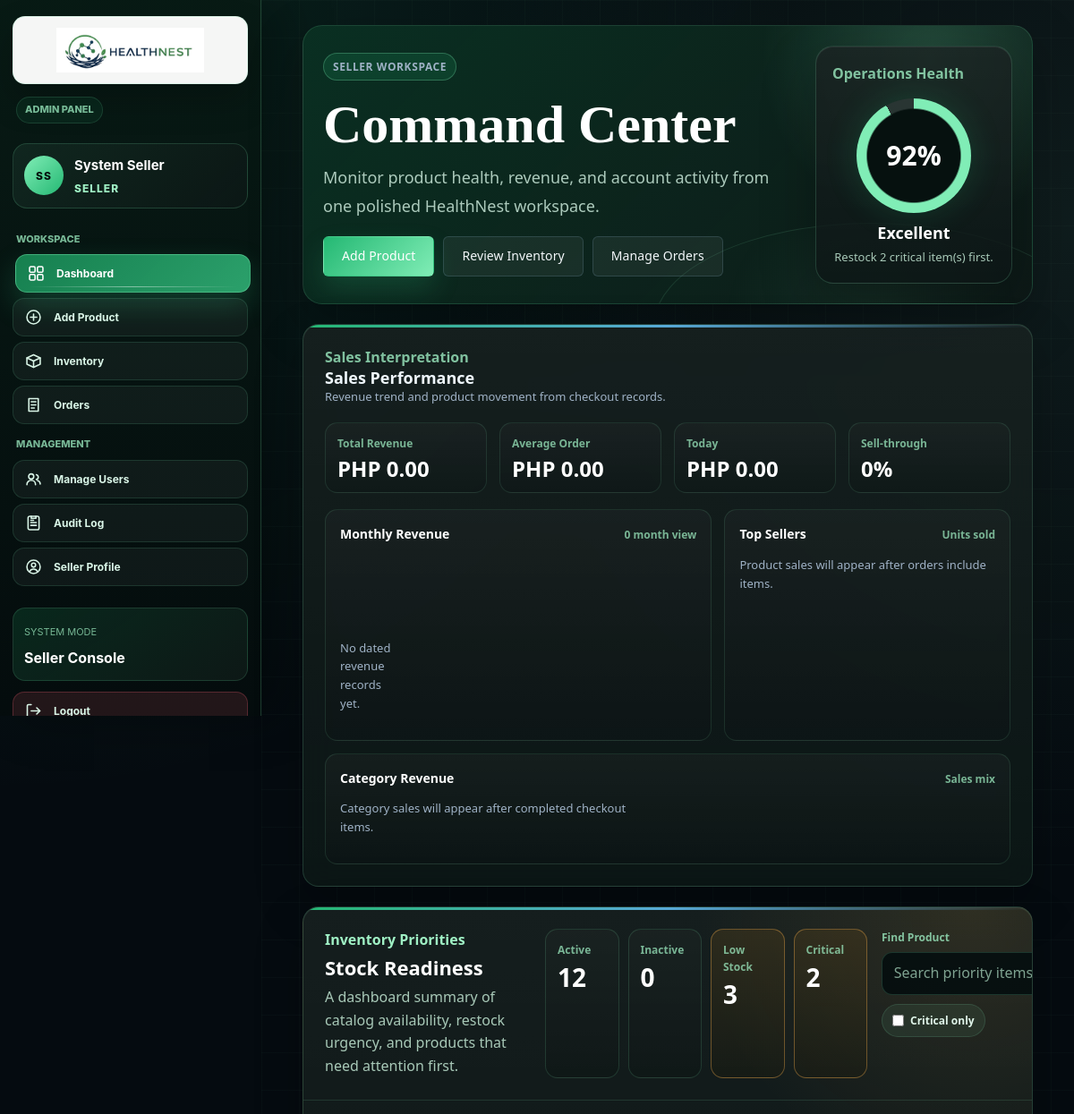
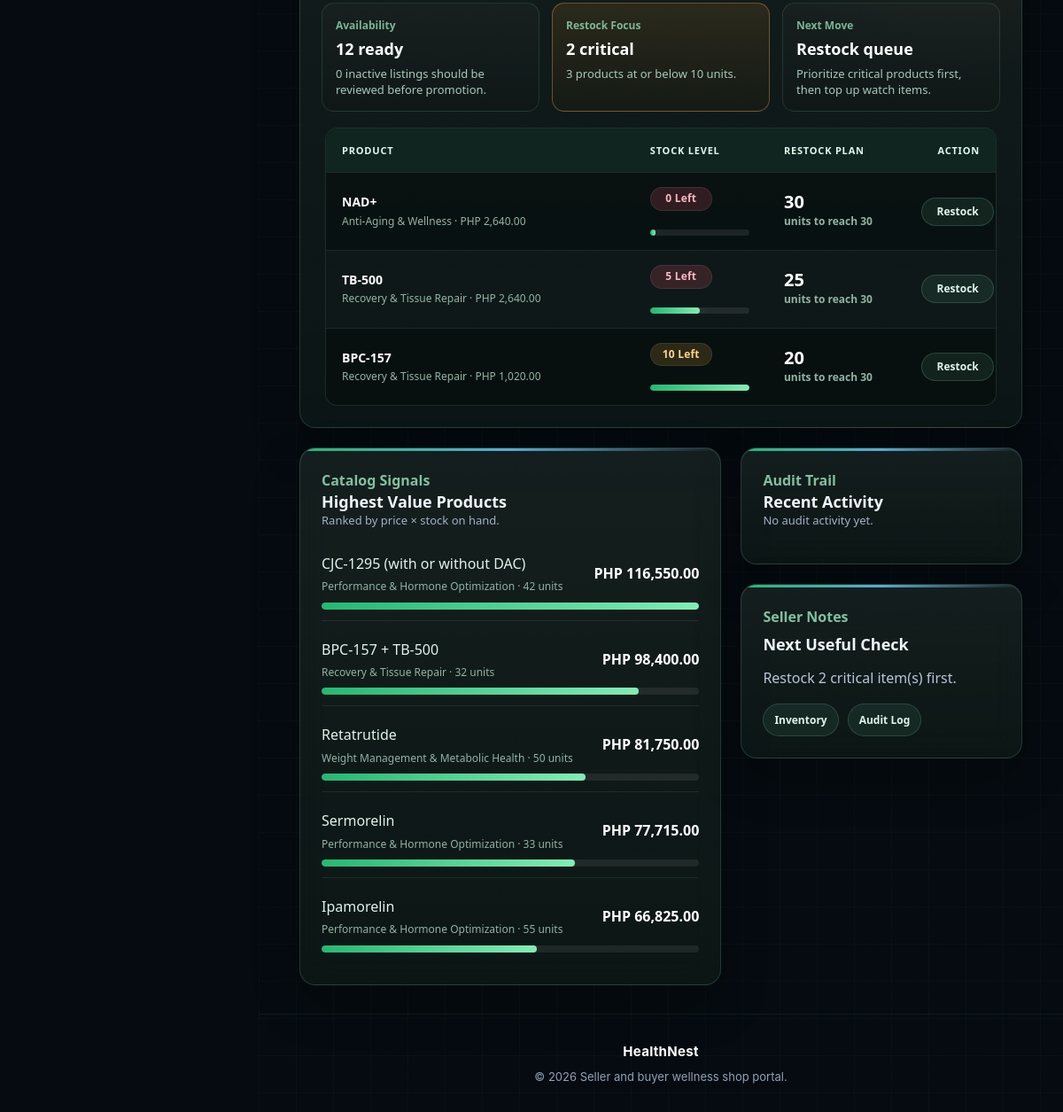
The app's page /seller_dashboard.php (signed in) with its own data (2 pictures, top to bottom).
### tables this page shows
CREATE TABLE `tblaccount` (
  `id` int(11) NOT NULL,
  `firstname` varchar(50) DEFAULT NULL,
  `middlename` varchar(50) DEFAULT NULL,
  `lastname` varchar(50) DEFAULT NULL,
  `email` varchar(100) DEFAULT NULL,
  `password` varchar(255) DEFAULT NULL,
  `address` varchar(200) DEFAULT NULL,
  `contact` varchar(20) DEFAULT NULL,
  `birthdate` date DEFAULT NULL,
  `level` varchar(20) DEFAULT NULL,
  `status` varchar(20) DEFAULT NULL,
  `image` varchar(100) DEFAULT NULL,
  `created_at` date DEFAULT NULL
);

CREATE TABLE `products` (
  `product_id` int(5) NOT NULL,
  `category_id` int(5) DEFAULT NULL,
  `product_name` varchar(150) DEFAULT NULL,
  `description` varchar(255) DEFAULT NULL,
  `price` float DEFAULT NULL,
  `stock_quantity` int(11) DEFAULT NULL,
  `image` varchar(150) NOT NULL,
  `status` varchar(20) DEFAULT NULL,
  `created_at` date DEFAULT NULL
);

CREATE TABLE `categories` (
  `category_id` int(5) NOT NULL,
  `category_name` varchar(100) DEFAULT NULL,
  `description` varchar(255) DEFAULT NULL
);

### seller_dashboard.php (the view, shortened to what the rows shown need)
<?php
require_once __DIR__ . "/init.php";
$topProductsResult = mysqli_query($conn, "
    SELECT p.product_id, p.product_name, p.price, p.stock_quantity, c.category_name
    FROM products p
    LEFT JOIN categories c ON p.category_id = c.category_id
    ORDER BY (p.price * p.stock_quantity) DESC
    LIMIT 5
");
$topProducts = [];
$maxProductValue = 1;
if ($topProductsResult) {
    while ($productRow = mysqli_fetch_assoc($topProductsResult)) {
        $productRow["value"] = (float) $productRow["price"] * (int) $productRow["stock_quantity"];
        $topProducts[] = $productRow;
        $maxProductValue = max($maxProductValue, $productRow["value"]);
    }
}
$lowStockSql = "
    SELECT p.product_id, p.product_name, p.price, p.stock_quantity, p.status, c.category_name
    FROM products p
    LEFT JOIN categories c ON p.category_id = c.category_id
    WHERE p.stock_quantity <= 10
    ORDER BY p.stock_quantity ASC, p.product_name ASC
";
$lowStockResult = mysqli_query($conn, $lowStockSql);
require __DIR__ . "/header.php";
?>
<main class="page-main">
    <div class="seller-hero seller-dashboard-hero">
        <div>
            <h1>Command Center</h1>
        </div>
    </div>
    <div class="seller-workbench-grid">
        <div class="seller-main-column">
            <div class="table-card low-stock-card">
                <div class="table-wrap">
                <table id="lowStockTable" class="inventory-watch-table" border="1" cellpadding="8" cellspacing="0">
                    <thead>
                        <tr>
                            <th>Product</th>
                            <th>Stock Level</th>
                            <th>Restock Plan</th>
                            <th>Action</th>
                        </tr>
                    </thead>
                    <tbody>
                    <?php if ($lowStockResult && mysqli_num_rows($lowStockResult) > 0): ?>
                        <?php while ($row = mysqli_fetch_assoc($lowStockResult)): ?>
                            <?php $stockPercent = max(6, min(100, round(((int) $row["stock_quantity"] / 10) * 100))); ?>
                            <?php $suggestedRestock = max(0, 30 - (int) $row["stock_quantity"]); ?>
                            <?php $stockSeverity = (int) $row["stock_quantity"] <= 5 ? "critical" : "watch"; ?>
                            <tr data-stock-severity="<?php echo e($stockSeverity); ?>">
                                <td class="watch-product-cell">
                                    <strong><?php echo e($row["product_name"]); ?></strong>
                                    <span><?php echo e($row["category_name"] ?? "Uncategorized"); ?> &middot; <?php echo formatPrice($row["price"]); ?></span>
                                </td>
                                <td class="watch-stock-cell">
                                    <span class="stock-badge <?php echo $stockSeverity === "critical" ? "stock-critical" : "stock-low"; ?>"><?php echo (int) $row["stock_quantity"]; ?> left</span>
                                    <div class="mini-meter"><i style="width: <?php echo $stockPercent; ?>%;"></i></div>
                                </td>
                                <td class="watch-restock-cell"><strong><?php echo $suggestedRestock; ?></strong><span>units to reach 30</span></td>
                                <td class="watch-action-cell"><a href="editproduct.php?id=<?php echo (int) $row["product_id"]; ?>">Restock</a></td>
                            </tr>
                        <?php endwhile; ?>
                    <?php else: ?>
                        <tr class="inventory-watch-empty-row">
                            <td colspan="4">No low stock products. Inventory is healthy.</td>
                        </tr>
                    <?php endif; ?>
                    </tbody>
                </table>
                </div>
            </div>
        </div>
    </div>
    <div class="seller-lower-grid">
        <section class="card seller-insights-card">
            <div class="bar-list value-product-list">
                <?php if (count($topProducts) > 0): ?>
                    <?php foreach ($topProducts as $productStat): ?>
                        <?php $barWidth = round(($productStat["value"] / $maxProductValue) * 100); ?>
                        <div class="bar-row">
                            <span>
                                <?php echo e($productStat["product_name"]); ?>
                                <em><?php echo e($productStat["category_name"] ?? "Uncategorized"); ?> &middot; <?php echo (int) $productStat["stock_quantity"]; ?> units</em>
                            </span>
                            <strong><?php echo formatPrice($productStat["value"]); ?></strong>
                            <div class="bar-track"><i style="width: <?php echo $barWidth; ?>%;"></i></div>
                        </div>
                    <?php endforeach; ?>
                <?php else: ?>
                    <p class="muted">No product value data yet.</p>
                <?php endif; ?>
            </div>
        </section>
    </div>
</main>
<?php require __DIR__ . "/footer.php"; ?>

### header.php (shortened to what the rows shown need)
<?php
require_once __DIR__ . "/init.php";
$user = isLoggedIn() ? currentUser($conn) : null;
$currentPage = basename($_SERVER["PHP_SELF"]);
$bodyClass = "page-" . str_replace(".php", "", $currentPage);
if ($user) {
    $bodyClass .= isAdmin() ? " seller-page has-sidebar" : " buyer-page";
}
$useSellerShell = $user && isAdmin();
$sidebarInitials = "S";
if ($useSellerShell) {
    $nameParts = preg_split('/\s+/', trim(accountFullName($user)));
    $nameParts = array_values(array_filter($nameParts));
    if (!empty($nameParts)) {
        $sidebarInitials = mb_strtoupper(mb_substr($nameParts[0], 0, 1));
        if (count($nameParts) > 1) {
            $sidebarInitials .= mb_strtoupper(mb_substr($nameParts[count($nameParts) - 1], 0, 1));
        }
    }
}
?>
<!DOCTYPE html>
<html lang="en">
<head>
    <link rel="stylesheet" href="asset/style.css?v=<?php echo filemtime(__DIR__ . "/asset/style.css"); ?>">
</head>
<body class="<?php echo e($bodyClass); ?>">
    <?php if ($useSellerShell): ?>
        <div class="app-shell">
            <aside class="sidebar">
                <div class="sidebar-top">
                    <a class="sidebar-brand" href="seller_dashboard.php">
                        <img src="asset/healthnest-logo.png" alt="HealthNest logo">
                    </a>
                    <span class="sidebar-kicker">Admin Panel</span>
                </div>
                <div class="sidebar-user">
                    <span class="sidebar-avatar"><?php echo e($sidebarInitials); ?></span>
                    <div class="sidebar-user-meta">
                        <strong><?php echo e(accountFullName($user)); ?></strong>
                        <span><?php echo e(accountLevelLabel($user["level"])); ?></span>
                    </div>
                </div>
                <nav class="sidebar-nav">
                    <span class="sidebar-section-label">Workspace</span>
                    <a class="<?php echo $currentPage === "seller_dashboard.php" ? "active" : ""; ?>" href="seller_dashboard.php">
                        <span class="nav-icon"></span>
                        <span class="nav-label">Dashboard</span>
                    </a>
                    <a class="<?php echo $currentPage === "addproduct.php" ? "active" : ""; ?>" href="addproduct.php">
                        <span class="nav-icon"><svg viewBox="0 0 24 24" fill="none" stroke="currentColor" stroke-width="1.8" stroke-linecap="round" stroke-linejoin="round"><circle cx="12" cy="12" r="8.5"></circle><path d="M12 8v8M8 12h8"></path></svg></span>
                        <span class="nav-label">Add Product</span>
                    </a>
                    <a class="<?php echo $currentPage === "inventory.php" ? "active" : ""; ?>" href="inventory.php">
                        <span class="nav-icon"><svg viewBox="0 0 24 24" fill="none" stroke="currentColor" stroke-width="1.8" stroke-linecap="round" stroke-linejoin="round"><path d="M3.5 8 12 4l8.5 4-8.5 4-8.5-4Z"></path><path d="M3.5 8v8L12 20l8.5-4V8"></path><path d="M12 12v8"></path></svg></span>
                        <span class="nav-label">Inventory</span>
                    </a>
                    <a class="<?php echo $currentPage === "seller_orders.php" ? "active" : ""; ?>" href="seller_orders.php">
                        <span class="nav-icon"><svg viewBox="0 0 24 24" fill="none" stroke="currentColor" stroke-width="1.8" stroke-linecap="round" stroke-linejoin="round"><path d="M6 4h12v16H6z"></path><path d="M9 8h6M9 12h6M9 16h4"></path></svg></span>
                        <span class="nav-label">Orders</span>
                    </a>
                    <span class="sidebar-section-label">Management</span>
                    <a class="<?php echo $currentPage === "manageusers.php" ? "active" : ""; ?>" href="manageusers.php">
                        <span class="nav-icon"></span>
                        <span class="nav-label">Manage Users</span>
                    </a>
                    <a class="<?php echo $currentPage === "auditlog.php" ? "active" : ""; ?>" href="auditlog.php">
                        <span class="nav-icon"><svg viewBox="0 0 24 24" fill="none" stroke="currentColor" stroke-width="1.8" stroke-linecap="round" stroke-linejoin="round"><rect x="5" y="3.5" width="14" height="17" rx="2"></rect><path d="M9 3.5v2.5h6V3.5"></path><path d="M8.5 11.5h7M8.5 15h7M8.5 8.5h3.5"></path></svg></span>
                        <span class="nav-label">Audit Log</span>
                    </a>
                    <a class="<?php echo $currentPage === "profile.php" ? "active" : ""; ?>" href="profile.php">
                        <span class="nav-icon"><svg viewBox="0 0 24 24" fill="none" stroke="currentColor" stroke-width="1.8" stroke-linecap="round" stroke-linejoin="round"><circle cx="12" cy="12" r="8.5"></circle><circle cx="12" cy="9.8" r="2.6"></circle><path d="M6.8 18.2c.9-2.1 2.9-3.4 5.2-3.4s4.3 1.3 5.2 3.4"></path></svg></span>
                        <span class="nav-label">Seller Profile</span>
                    </a>
                </nav>
                <div class="sidebar-footer">
                    <div class="sidebar-status-card">
                        <span>System Mode</span>
                        <strong>Seller Console</strong>
                    </div>
                    <a class="sidebar-logout" href="logout.php">
                        <span class="nav-icon"><svg viewBox="0 0 24 24" fill="none" stroke="currentColor" stroke-width="1.8" stroke-linecap="round" stroke-linejoin="round"><path d="M9 20H5.5A1.5 1.5 0 0 1 4 18.5v-13A1.5 1.5 0 0 1 5.5 4H9"></path><path d="M16 16l4-4-4-4"></path><path d="M20 12H9"></path></svg></span>
                        <span class="nav-label">Logout</span>
                    </a>
                </div>
            </aside>
            <div class="app-content">
    <?php endif; ?>

### records on screen
tblaccount: sidebarInitials "SS", level "SELLER"
products: product_name "NAD+", category.category_name "Anti-Aging & Wellness", price "PHP 2,640.00", stock_quantity "0", stock_quantity "30"
products: product_name "TB-500", category.category_name "Recovery & Tissue Repair", price "PHP 2,640.00", stock_quantity "5", stock_quantity "25"
products: product_name "BPC-157", category.category_name "Recovery & Tissue Repair", price "PHP 1,020.00", stock_quantity "10", stock_quantity "20"
products: product_name "CJC-1295 (with or without DAC)", category.category_name "Performance & Hormone Optimization", stock_quantity "42", value "PHP 116,550.00", $barWidth 100 (drawn)
products: product_name "BPC-157 + TB-500", category.category_name "Recovery & Tissue Repair", stock_quantity "32", value "PHP 98,400.00", $barWidth 84 (drawn)
products: product_name "Retatrutide", category.category_name "Weight Management & Metabolic Health", stock_quantity "50", value "PHP 81,750.00", $barWidth 70 (drawn)
products: product_name "Sermorelin", category.category_name "Performance & Hormone Optimization", stock_quantity "33", value "PHP 77,715.00", $barWidth 67 (drawn)
products: product_name "Ipamorelin", category.category_name "Performance & Hormone Optimization", stock_quantity "55", value "PHP 66,825.00", $barWidth 57 (drawn)

### other values on screen
accountFullName($user) "System Seller"
$operationsScore "92"
$operationsLabel "Excellent"
$dashboardPrompt "Restock 2 critical item(s) first."
formatPrice($totalRevenue) "PHP 0.00"
formatPrice($averageOrderValue) "PHP 0.00"
formatPrice($todayRevenue) "PHP 0.00"
$sellThroughPercent "0"
count($monthlyRevenue) "0"
$activeProducts "12"
$inactiveProducts "0"
$lowStockCount "3"
$criticalStockCount "2"
